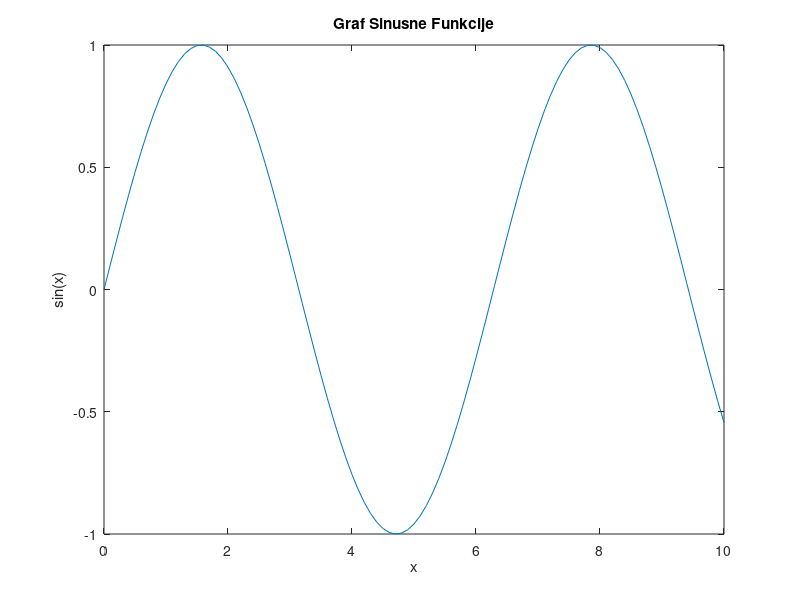

Reproduce this figure in MATLAB.
x = 0:0.1:10;    % Definira raspon x od 0 do 10, s korakom 0.1
y = sin(x);      % Računa sinus za svaku vrijednost x
plot(x, y);      % Iscrtava graf funkcije y = sin(x)
title('Graf Sinusne Funkcije'); % Dodaje naslov grafu
xlabel('x');     % Označava x-os
ylabel('sin(x)');% Označava y-os

